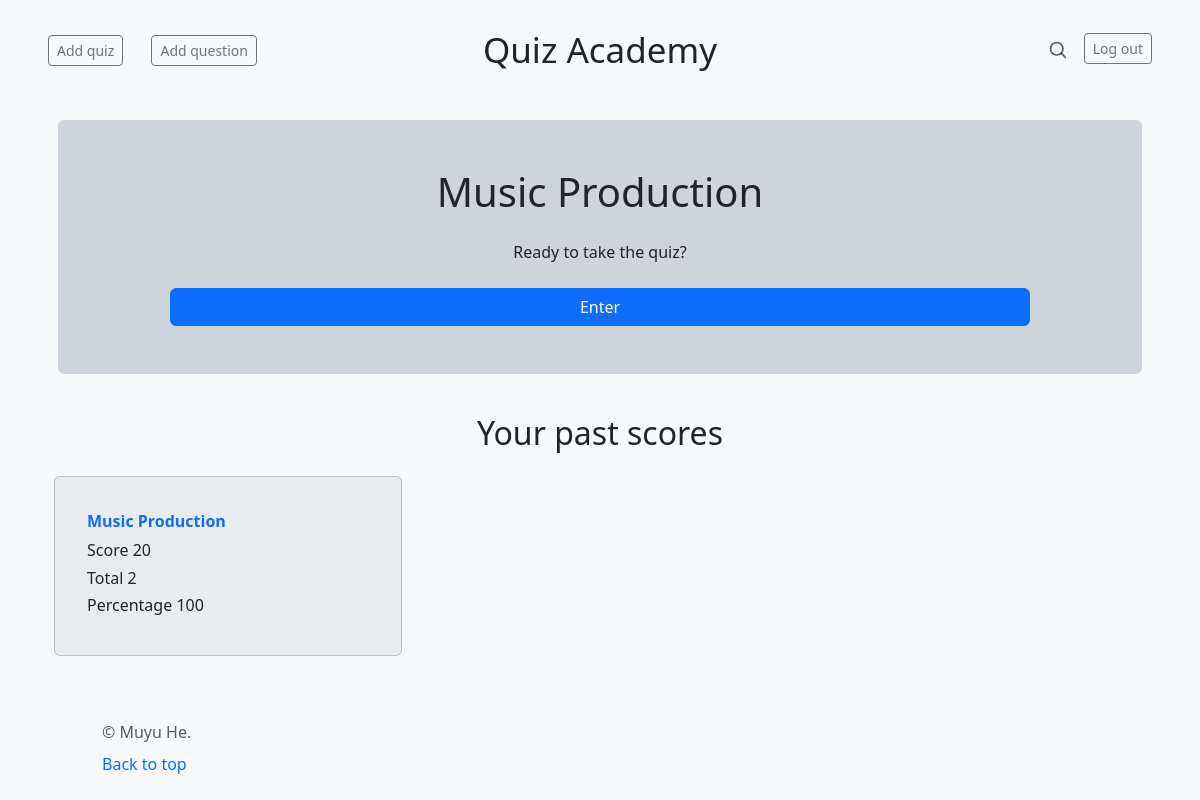
Page /quiz/7/ (signed in) on the committed database.
### quizzes/models.py (models this page shows, shortened)
class Quiz(models.Model):
    name = models.CharField(max_length=100)
    head = models.ForeignKey(Question, null=True, blank=True, on_delete=models.SET_NULL)

class Score(models.Model):
    created_time = models.DateTimeField(auto_now_add=True)
    user = models.ForeignKey(User, default=1, on_delete=models.CASCADE)
    score = models.IntegerField(default=0)
    wrong = models.IntegerField(default=0)
    correct = models.IntegerField(default=0)
    total = models.IntegerField(default=0)
    percentage = models.IntegerField(default=0)
    quiz = models.ForeignKey(Quiz, default=1, on_delete=models.CASCADE)

### quizzes/views.py (the view, shortened to what this page needs)
# urls.py: re_path('^quiz/(?P<quiz_id>\d+)/$', views.quiz, name='quiz'),
@login_required
def quiz(request, quiz_id):
    quiz = Quiz.objects.get(id=quiz_id)
    scores = Score.objects.filter(quiz=quiz, user=request.user).order_by('-created_time')
    context={'quiz': quiz, 'scores': scores}
    return render (request, 'quizzes/quiz.html', context)

### quizzes/templates/quizzes/quiz.html (shortened to what this page needs)
{% extends 'quizzes/base.html' %}
{% block header %}
    <div class="jumbotron p-3 p-md-5 mx-3 text-white rounded" style="background-color: #CED4DA">
        <div class="col-md-12 px-3 text-center">
            <h1 class="text-dark px-4">{{quiz.name}}</h1>
            <p class="text-dark my-4">Ready to take the quiz?</p>
            <form action="{% url 'quizzes:quiz' quiz.id %}" method="post" class="d-grid">
                <button name="submit" class="btn btn-primary mx-5">Enter</button>
            </form>
        </div>
    </div>
{% endblock header %}
{% block content %}
    <div class="container mt-4">
        <div class="row">
            <div class="col-md-12 text-dark text-center py-3">
                <h2>Your past scores</h2>
            </div>
            {% for score in scores %}
            <div class="col-md-4 mb-3">
                <div class="card flex-md-row mb-4 box-shadow h-md-250 p-3" style="background-color: #E9ECEF">
                    <div class="card-body d-flex flex-column align-items-start">
                        <strong class="d-inline-block mb-2 text-primary">{{score.quiz.name}}</strong>
                        <h6 class="mb-2 card-text">Score {{score.score}}</h6>
                        <h6 class="mb-2 card-text">Total {{score.total}}</h6>
                        <h6 class="mb-2 card-text">Percentage {{score.percentage}}</h6>
                    </div>
                </div>
            </div>
            {% endfor %}
        </div>
    </div>
{% endblock content %}

### rows in the picture
Quiz: name "Music Production"
Score: quiz.name "Music Production", score "20", total "2", percentage "100"
